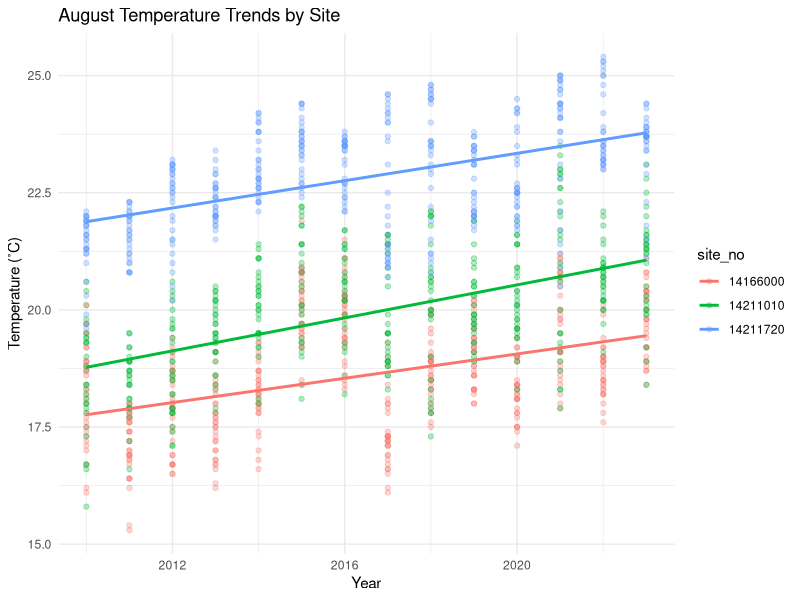

Here is the R script that generated this plot:
## ---- chunk 1
knitr::opts_chunk$set(echo = TRUE, message = FALSE, warning = FALSE)
## ---- chunk 2
library(tidyverse)
library(lubridate)

# Load saved data

temp_data <- read.csv("data/temp_data.csv")

# Select and rename relevant columns 
temp_data <- temp_data %>% 
  select(
    agency_cd = monitoring_location_id, 
    site_no = monitoring_location_id, 
    Date = time, 
    temp_C = value ) 

# Clean site names
temp_data$site_no <- gsub("USGS-", "", temp_data$site_no) 

# Ensure proper format 
temp_data$Date <- as.Date(temp_data$Date) 
temp_data$month <- month(temp_data$Date, label = TRUE)
temp_data$year <- year(temp_data$Date)

## ---- chunk 3
aug_data <- temp_data %>%
  filter(month == "Aug")
## ---- chunk 4
aug_model <- glm(temp_C ~ year * site_no,
                  data = aug_data)

summary(aug_model)
## ---- chunk 5
ggplot(aug_data, aes(x = year, y = temp_C,
                      color = site_no)) +
  geom_point(alpha = 0.3) +
  geom_smooth(method = "lm", se = FALSE) +
  labs(
    title = "August Temperature Trends by Site",
    x = "Year",
    y = "Temperature (˚C)" ) +
  theme_minimal()
